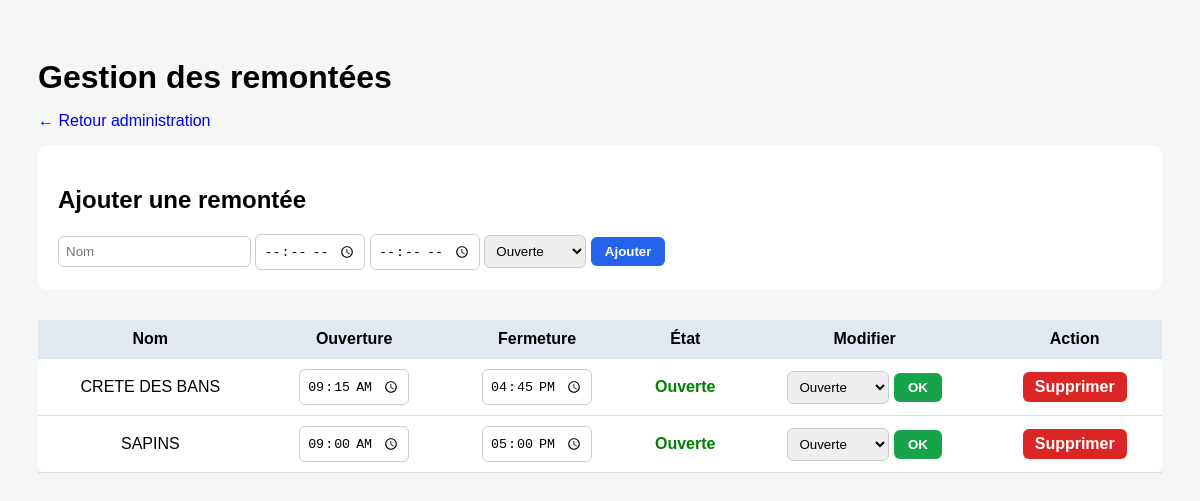
/V1.5/admin_remontees.php (signed in), run on the app's committed database.
### tables this page shows
CREATE TABLE IF NOT EXISTS `remontes` (
  `id_remonte` int(11) NOT NULL AUTO_INCREMENT,
  `nom` varchar(100) NOT NULL,
  `heure_ouverture` time DEFAULT NULL,
  `heure_fermeture` time DEFAULT NULL,
  `etat` enum('ouvert','ferme','en_evacuation') DEFAULT 'ferme',
  PRIMARY KEY (`id_remonte`)
);

### V1.5/admin_remontees.php (the view, shortened to what this page needs)
<?php
require 'config.php';
$remontees = $pdo->query(
    "SELECT * FROM remontes ORDER BY nom"
)->fetchAll();
?>
<!DOCTYPE html>
<html lang="fr">
<head>
</head>
<body>
<h1>Gestion des remontées</h1>
<p><a href="admin.php">← Retour administration</a></p>
<form method="post">
    <h2>Ajouter une remontée</h2>
    <input name="nom" placeholder="Nom" required>
    <input type="time" name="heure_ouverture" required>
    <input type="time" name="heure_fermeture" required>
    <select name="etat">
        <option value="ouvert">Ouverte</option>
    </select>
    <button class="btn-primary" name="ajout" value="1">Ajouter</button>
</form>
<table>
<tr>
    <th>Nom</th>
    <th>Ouverture</th>
    <th>Fermeture</th>
    <th>État</th>
    <th>Modifier</th>
    <th>Action</th>
</tr>
<?php foreach ($remontees as $r): ?>
<tr>
<form method="post">
    <td><?= htmlspecialchars($r['nom']) ?></td>
    <td>
        <input type="time"
               name="heure_ouverture"
               value="<?= $r['heure_ouverture'] ?>"
               required>
    </td>
    <td>
        <input type="time"
               name="heure_fermeture"
               value="<?= $r['heure_fermeture'] ?>"
               required>
    </td>
    <td>
        <?php
        if ($r['etat'] === 'ouvert')
            echo '<span class="status-ouvert">Ouverte</span>';
        elseif ($r['etat'] === 'ferme')
            echo '<span class="status-ferme">Fermée</span>';
        else
            echo '<span class="status-evac">Évacuation</span>';
        ?>
    </td>
    <td>
        <select name="etat">
            <option value="ouvert" <?= $r['etat']=='ouvert'?'selected':'' ?>>Ouverte</option>
        </select>
        <button class="btn-success">OK</button>
    </td>
    <td class="actions">
        <a href="?delete=<?= $r['id_remonte'] ?>"
           onclick="return confirm('Supprimer cette remontée ?')">
           Supprimer
        </a>
    </td>
</form>
</tr>
<?php endforeach; ?>
</table>
</body>
</html>

### V1.5/admin_remontees.php (style rules this page uses)
body { font-family: Arial, sans-serif; background: #f4f6f8; padding: 30px; }
h1 { margin-bottom: 10px; }
a { text-decoration: none; }
form, table { background: white; padding: 20px; margin-bottom: 30px; border-radius: 8px; }
table { width: 100%; border-collapse: collapse; }
th, td { padding: 10px; border-bottom: 1px solid #ddd; text-align: center; }
th { background: #e2e8f0; }
.status-ouvert { color: green; font-weight: bold; }
input, select { padding: 7px; border-radius: 6px; border: 1px solid #ccc; }
button { padding: 7px 14px; border-radius: 6px; border: none; font-weight: bold; cursor: pointer; }
.btn-primary { background: #2563eb; color: white; }
.btn-success { background: #16a34a; color: white; }
.actions a { display: inline-block; padding: 6px 12px; border-radius: 6px; background: #dc2626; color: white; font-weight: bold; }

### data on the page
remontes: nom "CRETE DES BANS", heure_ouverture "09:15:00", heure_fermeture "16:45:00", shows "Ouverte", etat "Ouverte"
remontes: nom "SAPINS", heure_ouverture "09:00:00", heure_fermeture "17:00:00", shows "Ouverte", etat "Ouverte"
